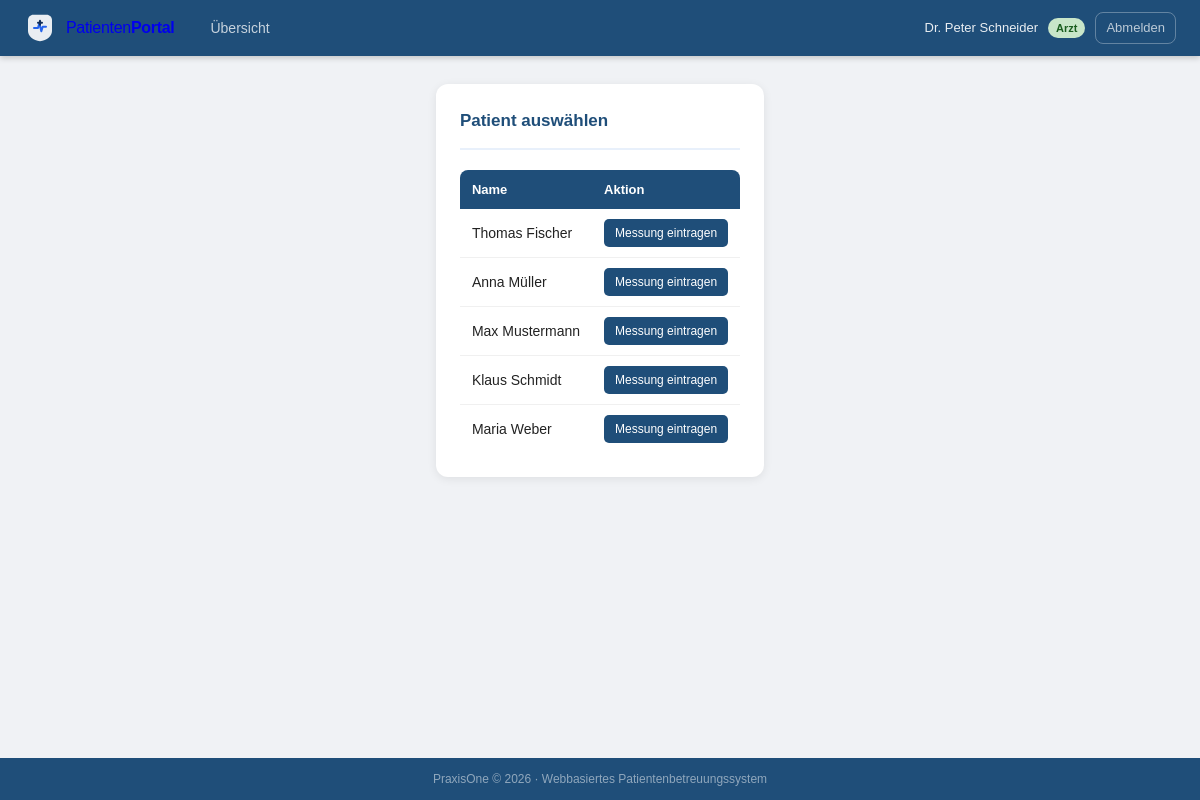
Page /messung.php (signed in) on the committed database.
### tables this page shows
CREATE TABLE `patienten` (
  `PID`          INT(11)      NOT NULL AUTO_INCREMENT,
  `Name`         VARCHAR(100) DEFAULT NULL,
  `Vorname`      VARCHAR(100) DEFAULT NULL,
  `Geburtsdatum` DATE         DEFAULT NULL,
  `Strasse`      VARCHAR(100) DEFAULT NULL,
  `Hausnummer`   VARCHAR(10)  DEFAULT NULL,
  `PLZ`          VARCHAR(10)  DEFAULT NULL,
  `Ort`          VARCHAR(100) DEFAULT NULL,
  `Groesse`      DECIMAL(4,1) DEFAULT NULL,
  PRIMARY KEY (`PID`)
);

### Includes/auth.php (called while the page is built, shortened)
<?php
function aktueller_user(): array {
    return [
        'id'    => $_SESSION['user_id'],
        'name'  => $_SESSION['realname'] ?? $_SESSION['username'],
        'rolle' => $_SESSION['rolle'],
    ];
}

### messung.php (the view, shortened to what this page needs)
<?php
require_once "Includes/auth.php";
require_once "Config/db.php";
$user  = aktueller_user();
$rolle = $user['rolle'];
if ($rolle === 'Pat') {
    $pid = $user['id'];
} else {
    $pid = isset($_GET['pid']) && is_numeric($_GET['pid']) ? (int)$_GET['pid'] : null;
    if (!$pid) {
        $alle = $pdo->query("SELECT PID, Name, Vorname FROM patienten ORDER BY Name")->fetchAll();
        require_once "Includes/header.php";
        echo '<div class="card"><div class="card-header"><h2>Patient auswählen</h2></div>';
        echo '<div class="table-wrapper"><table><thead><tr><th>Name</th><th>Aktion</th></tr></thead><tbody>';
        foreach ($alle as $p) {
            echo '<tr><td>' . htmlspecialchars($p['Vorname'] . ' ' . $p['Name']) . '</td>';
            echo '<td><a class="btn btn-sm" href="messung.php?pid=' . $p['PID'] . '">Messung eintragen</a></td></tr>';
        }
        echo '</tbody></table></div></div>';
        require_once "Includes/footer.php";
        exit();
    }
}
require_once "Includes/header.php";
?>
<?php require_once "Includes/footer.php"; ?>

### Assets/css/style.css (style rules this page uses)
*, *::before, *::after { box-sizing: border-box; margin: 0; padding: 0; }
:root { --blau-dunkel: #1F4E79; --blau-mittel: #2E75B6; --blau-hell: #5b9bd5; --blau-bg: #e8f0fb; --grau-bg: #f0f2f5; --grau-rand: #e0e0e0; --text-dunkel: #222; --text-mittel: #555; --text-hell: #888; --rot: #a32d2d; --rot-bg: #fde8e8; --gruen: #2d6a3f; --gruen-bg: #e6f4ea; --gelb-bg: #fff3cd; --gelb-text: #856404; --radius: 8px; --radius-lg: 12px; --shadow: 0 2px 10px rgba(0,0,0,0.08); }
body { font-family: Arial, Helvetica, sans-serif; background: var(--grau-bg); color: var(--text-dunkel); font-size: 14px; line-height: 1.5; min-height: 100vh; display: flex; flex-direction: column; }
.card { background: white; border-radius: var(--radius-lg); padding: 24px; box-shadow: var(--shadow); margin-bottom: 24px; }
.card-header { display: flex; align-items: center; justify-content: space-between; margin-bottom: 20px; padding-bottom: 14px; border-bottom: 2px solid var(--blau-bg); }
.card-header h2, .card-header h3 { margin: 0; color: var(--blau-dunkel); font-size: 17px; }
h2 { color: var(--blau-dunkel); font-size: 18px; margin-bottom: 16px; }
.table-wrapper { overflow-x: auto; }
table { width: 100%; border-collapse: collapse; font-size: 14px; }
thead th { background: var(--blau-dunkel); color: white; padding: 10px 12px; text-align: left; font-size: 13px; font-weight: 600; }
thead th:first-child { border-radius: var(--radius) 0 0 0; }
thead th:last-child { border-radius: 0 var(--radius) 0 0; }
tbody td { padding: 10px 12px; border-bottom: 1px solid #f0f0f0; vertical-align: middle; }
tbody tr:last-child td { border-bottom: none; }
.btn { display: inline-flex; align-items: center; gap: 6px; padding: 9px 20px; background: var(--blau-dunkel); color: white; border: none; border-radius: var(--radius); font-size: 14px; font-family: inherit; cursor: pointer; text-decoration: none; transition: background 0.15s; white-space: nowrap; }
.btn-sm { padding: 5px 11px; font-size: 12px; border-radius: 5px; }

### rows in the picture
patienten: Vorname+Name "Thomas Fischer"
patienten: Vorname+Name "Anna Müller"
patienten: Vorname+Name "Max Mustermann"
patienten: Vorname+Name "Klaus Schmidt"
patienten: Vorname+Name "Maria Weber"

### other values in the picture
$__user['name'] "Peter Schneider"
